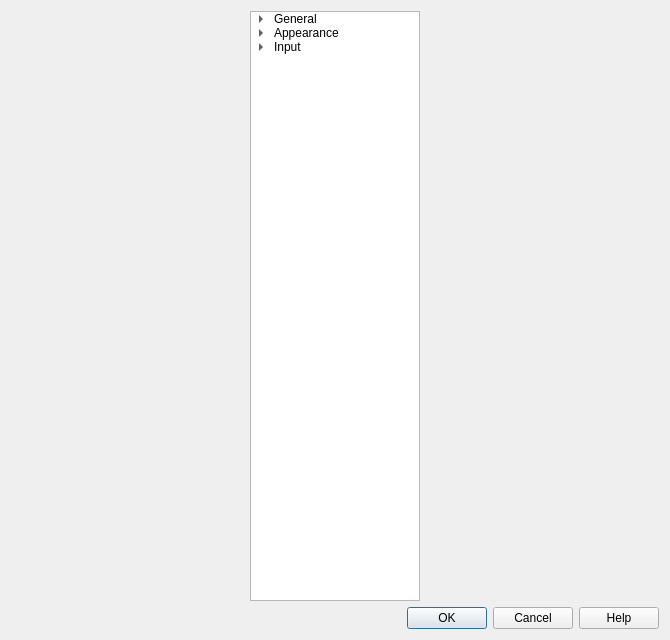
<?xml version="1.0" encoding="UTF-8"?>
<ui version="4.0">
 <class>WorldPrefs</class>
 <widget class="QDialog" name="WorldPrefs">
  <property name="geometry">
   <rect>
    <x>0</x>
    <y>0</y>
    <width>670</width>
    <height>640</height>
   </rect>
  </property>
  <property name="windowTitle">
   <string>World Options</string>
  </property>
  <property name="modal">
   <bool>true</bool>
  </property>
  <layout class="QVBoxLayout" name="_2">
   <item>
    <layout class="QHBoxLayout" name="horizontalLayout">
     <item>
      <widget class="QTreeWidget" name="settings_tree">
       <property name="sizePolicy">
        <sizepolicy hsizetype="Fixed" vsizetype="Expanding">
         <horstretch>0</horstretch>
         <verstretch>0</verstretch>
        </sizepolicy>
       </property>
       <property name="maximumSize">
        <size>
         <width>170</width>
         <height>16777215</height>
        </size>
       </property>
       <property name="itemsExpandable">
        <bool>true</bool>
       </property>
       <attribute name="headerVisible">
        <bool>false</bool>
       </attribute>
       <column>
        <property name="text">
         <string>Setting</string>
        </property>
       </column>
       <item>
        <property name="text">
         <string>General</string>
        </property>
        <property name="flags">
         <set>ItemIsDragEnabled|ItemIsDropEnabled|ItemIsUserCheckable|ItemIsEnabled</set>
        </property>
        <item>
         <property name="text">
          <string>IP address</string>
         </property>
        </item>
        <item>
         <property name="text">
          <string>Connecting</string>
         </property>
        </item>
        <item>
         <property name="text">
          <string>Logging</string>
         </property>
        </item>
        <item>
         <property name="text">
          <string>Timers</string>
         </property>
        </item>
        <item>
         <property name="text">
          <string>Chat</string>
         </property>
        </item>
       </item>
       <item>
        <property name="text">
         <string>Appearance</string>
        </property>
        <item>
         <property name="text">
          <string>Output</string>
         </property>
        </item>
        <item>
         <property name="text">
          <string>MXP/Pueblo</string>
         </property>
        </item>
        <item>
         <property name="text">
          <string>ANSI Colour</string>
         </property>
        </item>
        <item>
         <property name="text">
          <string>Custom Colour</string>
         </property>
        </item>
        <item>
         <property name="text">
          <string>Triggers</string>
         </property>
        </item>
       </item>
       <item>
        <property name="text">
         <string>Input</string>
        </property>
        <item>
         <property name="text">
          <string>Commands</string>
         </property>
        </item>
        <item>
         <property name="text">
          <string>Aliases</string>
         </property>
        </item>
       </item>
      </widget>
     </item>
     <item>
      <layout class="QVBoxLayout" name="contents"/>
     </item>
    </layout>
   </item>
   <item>
    <widget class="QDialogButtonBox" name="button_group">
     <property name="layoutDirection">
      <enum>Qt::LeftToRight</enum>
     </property>
     <property name="standardButtons">
      <set>QDialogButtonBox::Cancel|QDialogButtonBox::Help|QDialogButtonBox::Ok</set>
     </property>
     <property name="centerButtons">
      <bool>false</bool>
     </property>
    </widget>
   </item>
  </layout>
 </widget>
 <resources/>
 <connections>
  <connection>
   <sender>button_group</sender>
   <signal>accepted()</signal>
   <receiver>WorldPrefs</receiver>
   <slot>accept()</slot>
   <hints>
    <hint type="sourcelabel">
     <x>248</x>
     <y>254</y>
    </hint>
    <hint type="destinationlabel">
     <x>157</x>
     <y>274</y>
    </hint>
   </hints>
  </connection>
  <connection>
   <sender>button_group</sender>
   <signal>rejected()</signal>
   <receiver>WorldPrefs</receiver>
   <slot>reject()</slot>
   <hints>
    <hint type="sourcelabel">
     <x>316</x>
     <y>260</y>
    </hint>
    <hint type="destinationlabel">
     <x>286</x>
     <y>274</y>
    </hint>
   </hints>
  </connection>
 </connections>
</ui>
